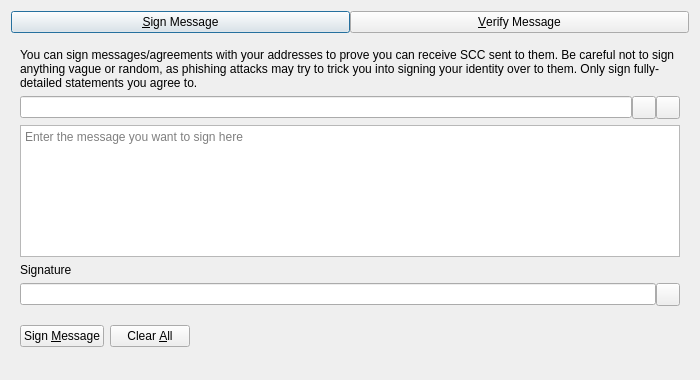
<?xml version="1.0" encoding="UTF-8"?>
<ui version="4.0">
 <class>SignVerifyMessageDialog</class>
 <widget class="QDialog" name="SignVerifyMessageDialog">
  <property name="geometry">
   <rect>
    <x>0</x>
    <y>0</y>
    <width>700</width>
    <height>380</height>
   </rect>
  </property>
  <property name="windowTitle">
   <string>Signatures - Sign / Verify a Message</string>
  </property>
  <property name="modal">
   <bool>true</bool>
  </property>
  <layout class="QVBoxLayout" name="verticalLayout">
   <item>
    <layout class="QHBoxLayout" name="horizontalLayout_Buttons_2">
     <property name="spacing">
      <number>0</number>
     </property>
     <property name="topMargin">
      <number>0</number>
     </property>
     <item>
      <widget class="QPushButton" name="btnSignMessage">
       <property name="text">
        <string>&amp;Sign Message</string>
       </property>
       <property name="checkable">
        <bool>true</bool>
       </property>
      </widget>
     </item>
     <item>
      <widget class="QPushButton" name="btnVerifyMessage">
       <property name="text">
        <string>&amp;Verify Message</string>
       </property>
       <property name="checkable">
        <bool>true</bool>
       </property>
      </widget>
     </item>
    </layout>
   </item>
   <item>
    <widget class="QStackedWidget" name="stackedWidgetSig">
     <property name="minimumSize">
      <size>
       <width>0</width>
       <height>0</height>
      </size>
     </property>
     <property name="currentIndex">
      <number>0</number>
     </property>
     <widget class="QWidget" name="pageSignMessage">
      <layout class="QVBoxLayout" name="verticalLayout_SM">
       <item>
        <widget class="QLabel" name="infoLabel_SM">
         <property name="text">
          <string>You can sign messages/agreements with your addresses to prove you can receive SCC sent to them. Be careful not to sign anything vague or random, as phishing attacks may try to trick you into signing your identity over to them. Only sign fully-detailed statements you agree to.</string>
         </property>
         <property name="textFormat">
          <enum>Qt::PlainText</enum>
         </property>
         <property name="wordWrap">
          <bool>true</bool>
         </property>
        </widget>
       </item>
       <item>
        <layout class="QHBoxLayout" name="horizontalLayout_1_SM">
         <property name="spacing">
          <number>0</number>
         </property>
         <item>
          <widget class="QValidatedLineEdit" name="addressIn_SM">
           <property name="toolTip">
            <string>The SCC address to sign the message with</string>
           </property>
          </widget>
         </item>
         <item>
          <widget class="QToolButton" name="addressBookButton_SM">
           <property name="toolTip">
            <string>Choose previously used address</string>
           </property>
           <property name="text">
            <string/>
           </property>
           <property name="shortcut">
            <string>Alt+A</string>
           </property>
          </widget>
         </item>
         <item>
          <widget class="QToolButton" name="pasteButton_SM">
           <property name="toolTip">
            <string>Paste address from clipboard</string>
           </property>
           <property name="text">
            <string/>
           </property>
           <property name="shortcut">
            <string>Alt+P</string>
           </property>
          </widget>
         </item>
        </layout>
       </item>
       <item>
        <widget class="QPlainTextEdit" name="messageIn_SM">
         <property name="toolTip">
          <string>Enter the message you want to sign here</string>
         </property>
         <property name="placeholderText">
          <string>Enter the message you want to sign here</string>
         </property>
        </widget>
       </item>
       <item>
        <widget class="QLabel" name="signatureLabel_SM">
         <property name="text">
          <string>Signature</string>
         </property>
         <property name="textFormat">
          <enum>Qt::PlainText</enum>
         </property>
        </widget>
       </item>
       <item>
        <layout class="QHBoxLayout" name="horizontalLayout_2_SM">
         <property name="spacing">
          <number>0</number>
         </property>
         <item>
          <widget class="QLineEdit" name="signatureOut_SM">
           <property name="readOnly">
            <bool>true</bool>
           </property>
          </widget>
         </item>
         <item>
          <widget class="QToolButton" name="copySignatureButton_SM">
           <property name="toolTip">
            <string>Copy the current signature to the system clipboard</string>
           </property>
           <property name="text">
            <string/>
           </property>
          </widget>
         </item>
        </layout>
       </item>
       <item>
        <layout class="QHBoxLayout" name="horizontalLayout_3_SM">
         <item>
          <widget class="QPushButton" name="signMessageButton_SM">
           <property name="toolTip">
            <string>Sign the message to prove you own this SCC address</string>
           </property>
           <property name="text">
            <string>Sign &amp;Message</string>
           </property>
           <property name="autoDefault">
            <bool>false</bool>
           </property>
          </widget>
         </item>
         <item>
          <widget class="QPushButton" name="clearButton_SM">
           <property name="toolTip">
            <string>Reset all sign message fields</string>
           </property>
           <property name="text">
            <string>Clear &amp;All</string>
           </property>
           <property name="autoDefault">
            <bool>false</bool>
           </property>
          </widget>
         </item>
         <item>
          <spacer name="horizontalSpacer_1_SM">
           <property name="orientation">
            <enum>Qt::Horizontal</enum>
           </property>
           <property name="sizeHint" stdset="0">
            <size>
             <width>40</width>
             <height>48</height>
            </size>
           </property>
          </spacer>
         </item>
         <item>
          <widget class="QLabel" name="statusLabel_SM">
           <property name="text">
            <string/>
           </property>
           <property name="wordWrap">
            <bool>true</bool>
           </property>
          </widget>
         </item>
         <item>
          <spacer name="horizontalSpacer_2_SM">
           <property name="orientation">
            <enum>Qt::Horizontal</enum>
           </property>
           <property name="sizeHint" stdset="0">
            <size>
             <width>40</width>
             <height>48</height>
            </size>
           </property>
          </spacer>
         </item>
        </layout>
       </item>
      </layout>
     </widget>
     <widget class="QWidget" name="pageVerifyMessage">
      <layout class="QVBoxLayout" name="verticalLayout_VM">
       <item>
        <widget class="QLabel" name="infoLabel_VM">
         <property name="text">
          <string>Enter the receiver's address, message (ensure you copy line breaks, spaces, tabs, etc. exactly) and signature below to verify the message. Be careful not to read more into the signature than what is in the signed message itself, to avoid being tricked by a man-in-the-middle attack. Note that this only proves the signing party receives with the address, it cannot prove sendership of any transaction!</string>
         </property>
         <property name="textFormat">
          <enum>Qt::PlainText</enum>
         </property>
         <property name="alignment">
          <set>Qt::AlignLeading|Qt::AlignLeft|Qt::AlignTop</set>
         </property>
         <property name="wordWrap">
          <bool>true</bool>
         </property>
        </widget>
       </item>
       <item>
        <layout class="QHBoxLayout" name="horizontalLayout_1_VM">
         <property name="spacing">
          <number>0</number>
         </property>
         <item>
          <widget class="QValidatedLineEdit" name="addressIn_VM">
           <property name="toolTip">
            <string>The SCC address the message was signed with</string>
           </property>
          </widget>
         </item>
         <item>
          <widget class="QToolButton" name="addressBookButton_VM">
           <property name="toolTip">
            <string>Choose previously used address</string>
           </property>
           <property name="text">
            <string/>
           </property>
           <property name="shortcut">
            <string>Alt+A</string>
           </property>
          </widget>
         </item>
        </layout>
       </item>
       <item>
        <widget class="QPlainTextEdit" name="messageIn_VM">
          <property name="toolTip">
            <string>The signed message to verify</string>
          </property>
          <property name="placeholderText">
            <string>The signed message to verify</string>
          </property>
        </widget>
       </item>
       <item>
        <widget class="QValidatedLineEdit" name="signatureIn_VM">
          <property name="toolTip">
            <string>The signature given when the message was signed</string>
          </property>
          <property name="placeholderText">
            <string>The signature given when the message was signed</string>
          </property>
        </widget>
       </item>
       <item>
        <layout class="QHBoxLayout" name="horizontalLayout_2_VM">
         <item>
          <widget class="QPushButton" name="verifyMessageButton_VM">
           <property name="toolTip">
            <string>Verify the message to ensure it was signed with the specified SCC address</string>
           </property>
           <property name="text">
            <string>Verify &amp;Message</string>
           </property>
           <property name="autoDefault">
            <bool>false</bool>
           </property>
          </widget>
         </item>
         <item>
          <widget class="QPushButton" name="clearButton_VM">
           <property name="toolTip">
            <string>Reset all verify message fields</string>
           </property>
           <property name="text">
            <string>Clear &amp;All</string>
           </property>
           <property name="autoDefault">
            <bool>false</bool>
           </property>
          </widget>
         </item>
         <item>
          <spacer name="horizontalSpacer_1_VM">
           <property name="orientation">
            <enum>Qt::Horizontal</enum>
           </property>
           <property name="sizeHint" stdset="0">
            <size>
             <width>40</width>
             <height>48</height>
            </size>
           </property>
          </spacer>
         </item>
         <item>
          <widget class="QLabel" name="statusLabel_VM">
           <property name="text">
            <string/>
           </property>
           <property name="wordWrap">
            <bool>true</bool>
           </property>
          </widget>
         </item>
         <item>
          <spacer name="horizontalSpacer_2_VM">
           <property name="orientation">
            <enum>Qt::Horizontal</enum>
           </property>
           <property name="sizeHint" stdset="0">
            <size>
             <width>40</width>
             <height>48</height>
            </size>
           </property>
          </spacer>
         </item>
        </layout>
       </item>
      </layout>
     </widget>
    </widget>
   </item>
  </layout>
 </widget>
 <customwidgets>
  <customwidget>
   <class>QValidatedLineEdit</class>
   <extends>QLineEdit</extends>
   <header>qt/qvalidatedlineedit.h</header>
  </customwidget>
 </customwidgets>
 <resources>
  <include location="../scc.qrc"/>
 </resources>
 <connections/>
</ui>
